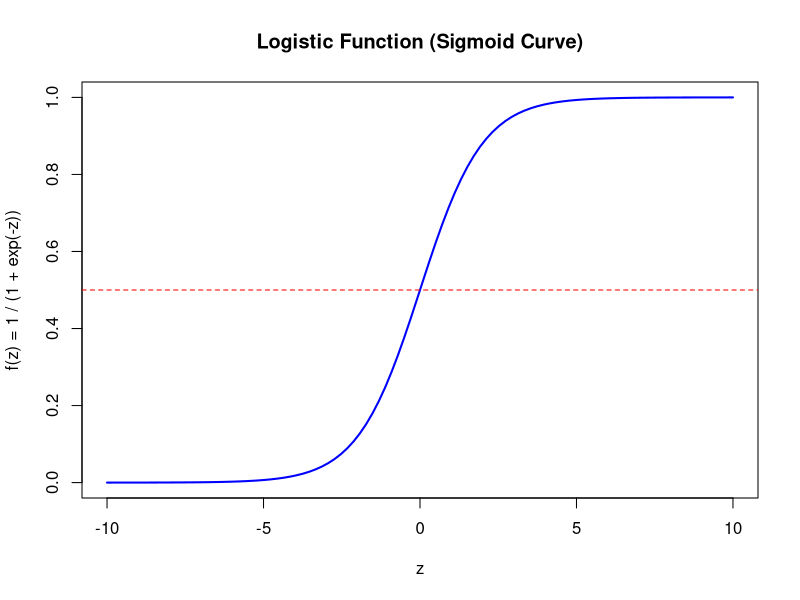

Reproduce this figure in R.
## ---- chunk 1
# Define the logistic (sigmoid) function
logistic_function <- function(z) {
  1 / (1 + exp(-z))
}

# Create a sequence of values for z to plot the curve
z_values <- seq(-10, 10, length.out = 100)
sigmoid_values <- logistic_function(z_values)

# Plot the sigmoid curve
plot(z_values, sigmoid_values, type = "l", lwd = 2, col = "blue",
     main = "Logistic Function (Sigmoid Curve)",
     xlab = "z", ylab = "f(z) = 1 / (1 + exp(-z))")
abline(h = 0.5, col = "red", lty = 2)  # Add a horizontal line at 0.5
## ---- chunk 2
# Set seed for reproducibility
set.seed(123)

# Generate a sample dataset
data <- data.frame(
  age = sample(20:60, 50, replace = TRUE),
  income = sample(20000:80000, 50, replace = TRUE)
)

# Simulate a binary outcome based on age and income
data$purchase <- with(data, ifelse(age + 0.0001 * income + rnorm(50, sd = 5) > 45, 1, 0))

# View the dataset
head(data)
## ---- chunk 3
# Fit the logistic regression model
model <- glm(purchase ~ age + income, data = data, family = binomial)

# Display the model summary
summary(model)
## ---- chunk 4
# Calculating Odds Ratios
exp(coef(model))
## ---- chunk 5
# Wald Test for individual predictors
summary(model)$coefficients[, "Estimate"] / summary(model)$coefficients[, "Std. Error"]
## ---- chunk 6
# Calculate McFadden's Pseudo-R²
logLik_full <- logLik(model)
logLik_null <- logLik(glm(purchase ~ 1, data = data, family = binomial))

pseudo_r2 <- 1 - as.numeric(logLik_full / logLik_null)
pseudo_r2
## ---- chunk 7
# Likelihood Ratio Test
anova(glm(purchase ~ 1, data = data, family = binomial), model, test = "LRT")
